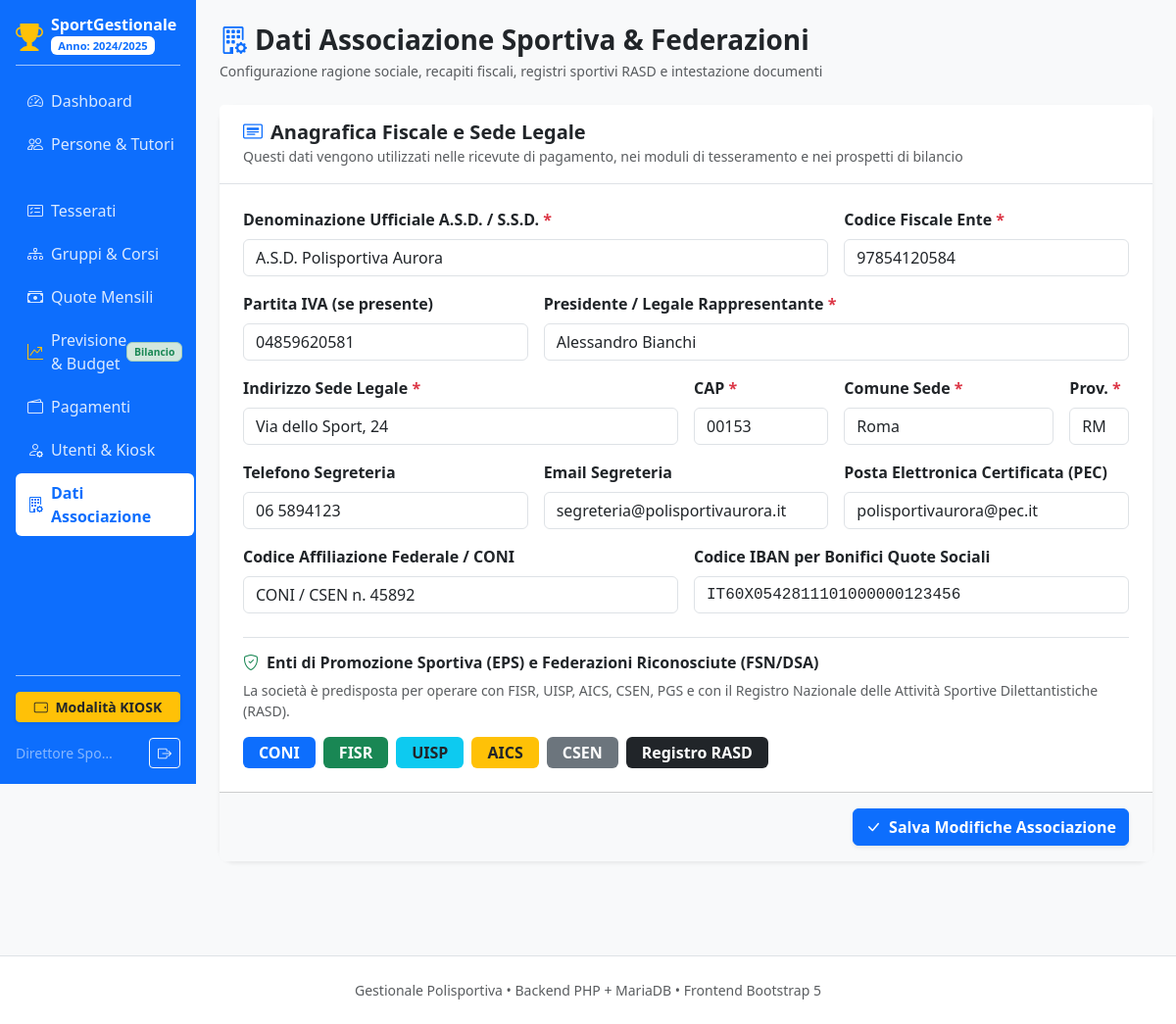
The app's page /index.php?page=associazione (signed in) with its own data.
### tables this page shows
CREATE TABLE IF NOT EXISTS `anno` (
  `id` INT AUTO_INCREMENT PRIMARY KEY,
  `anno` VARCHAR(20) NOT NULL COMMENT 'es. 2024/2025',
  `data_inizio` DATE NOT NULL,
  `data_fine` DATE NOT NULL,
  `attivo` TINYINT(1) NOT NULL DEFAULT 0 COMMENT '1 se anno corrente',
  `created_at` TIMESTAMP DEFAULT CURRENT_TIMESTAMP
);

CREATE TABLE IF NOT EXISTS `associazione` (
  `id` INT PRIMARY KEY DEFAULT 1,
  `denominazione` VARCHAR(150) NOT NULL,
  `codice_fiscale` VARCHAR(16) NOT NULL,
  `partita_iva` VARCHAR(20) NULL,
  `indirizzo` VARCHAR(150) NOT NULL,
  `cap` VARCHAR(10) NOT NULL,
  `comune` VARCHAR(80) NOT NULL,
  `provincia` VARCHAR(4) NOT NULL,
  `legale_rappresentante` VARCHAR(100) NOT NULL,
  `telefono` VARCHAR(30) NULL,
  `email` VARCHAR(120) NULL,
  `pec` VARCHAR(120) NULL,
  `codice_affiliazione` VARCHAR(80) NULL,
  `iban` VARCHAR(35) NULL,
  `updated_at` TIMESTAMP DEFAULT CURRENT_TIMESTAMP ON UPDATE CURRENT_TIMESTAMP
);

### public/index.php (called while the page is built, shortened)
<?php
require_once PATH_INCLUDES . '/auth.php';
$page = isset($_GET['page']) ? trim($_GET['page']) : 'home';
$user = getCurrentUser();
$allowedPages = [
    'home'           => 'gestionale.php',
    'gestionale'     => 'gestionale.php',
    'kiosk'          => 'kiosk.php',
    'persone'        => 'persone.php',
    'tesserati'      => 'tesserati.php',
    'gruppi'         => 'gruppi.php',
    'quote'          => 'quote.php',
    'quote_scadute'  => 'quote_scadute.php',
    'previsioni'     => 'previsioni.php',
    'pagamenti'      => 'pagamenti.php',
    'anni'           => 'anni.php',
    'utenti'         => 'utenti.php',
    'associazione'   => 'associazione.php',
    'logout'         => 'logout.php'
];
$fileToLoad = $allowedPages[$page] ?? '404.php';
$targetPath = PATH_PAGES . '/' . $fileToLoad;
require $targetPath;

### private/includes/auth.php (called while the page is built, shortened)
<?php
function getCurrentUser() {
    if (isset($_SESSION['user_id'])) {
        return [
            'id'       => $_SESSION['user_id'],
            'username' => $_SESSION['username'],
            'nome'     => $_SESSION['nome'],
            'ruolo'    => $_SESSION['ruolo'],
            'is_kiosk' => $_SESSION['is_kiosk']
        ];
    }
    return null;
}

### private/pages/associazione.php (the view)
<?php
require_once (defined('PATH_INCLUDES') ? PATH_INCLUDES : __DIR__ . '/../includes') . '/header.php';
$db = getDbConnection();
$stmt = $db->query("SELECT * FROM associazione WHERE id = 1 LIMIT 1");
$ass = $stmt->fetch() ?: [
    'denominazione' => 'A.S.D. Polisportiva Aurora',
    'codice_fiscale' => '97854120584',
    'partita_iva' => '04859620581',
    'indirizzo' => 'Via dello Sport, 24',
    'cap' => '00153',
    'comune' => 'Roma',
    'provincia' => 'RM',
    'legale_rappresentante' => 'Alessandro Bianchi',
    'telefono' => '06 5894123',
    'email' => 'segreteria@polisportivaurora.it',
    'pec' => 'polisportivaurora@pec.it',
    'codice_affiliazione' => 'FISR / CONI n. 3942',
    'iban' => 'IT60X0542811101000000123456'
];
?>
<div class="d-flex justify-content-between align-items-center mb-4 flex-wrap gap-2">
    <div>
        <h2 class="h3 fw-bold mb-1 d-flex align-items-center">
            <i class="bi bi-building-gear text-primary me-2"></i> Dati Associazione Sportiva & Federazioni
        </h2>
        <p class="text-muted small mb-0">
            Configurazione ragione sociale, recapiti fiscali, registri sportivi RASD e intestazione documenti
        </p>
    </div>
</div>
<div class="card border-0 shadow-sm rounded-4 bg-white mb-4">
    <div class="card-header bg-white border-bottom py-3 px-4">
        <h5 class="fw-bold mb-0 text-dark"><i class="bi bi-card-heading me-2 text-primary"></i>Anagrafica Fiscale e Sede Legale</h5>
        <small class="text-muted">Questi dati vengono utilizzati nelle ricevute di pagamento, nei moduli di tesseramento e nei prospetti di bilancio</small>
    </div>
    <form method="POST" action="index.php?action=salva_associazione">
        <div class="card-body p-4">
            <div class="row g-3">
                <div class="col-md-8">
                    <label class="form-label fw-bold">Denominazione Ufficiale A.S.D. / S.S.D. <span class="text-danger">*</span></label>
                    <input type="text" name="denominazione" class="form-control" value="<?= htmlspecialchars($ass['denominazione']) ?>" required>
                </div>
                <div class="col-md-4">
                    <label class="form-label fw-bold">Codice Fiscale Ente <span class="text-danger">*</span></label>
                    <input type="text" name="codice_fiscale" class="form-control" value="<?= htmlspecialchars($ass['codice_fiscale']) ?>" required>
                </div>
                <div class="col-md-4">
                    <label class="form-label fw-bold">Partita IVA (se presente)</label>
                    <input type="text" name="partita_iva" class="form-control" value="<?= htmlspecialchars($ass['partita_iva'] ?? '') ?>" placeholder="es. 04859620581">
                </div>
                <div class="col-md-8">
                    <label class="form-label fw-bold">Presidente / Legale Rappresentante <span class="text-danger">*</span></label>
                    <input type="text" name="legale_rappresentante" class="form-control" value="<?= htmlspecialchars($ass['legale_rappresentante']) ?>" required>
                </div>
                <div class="col-md-6">
                    <label class="form-label fw-bold">Indirizzo Sede Legale <span class="text-danger">*</span></label>
                    <input type="text" name="indirizzo" class="form-control" value="<?= htmlspecialchars($ass['indirizzo']) ?>" required>
                </div>
                <div class="col-md-2">
                    <label class="form-label fw-bold">CAP <span class="text-danger">*</span></label>
                    <input type="text" name="cap" class="form-control" value="<?= htmlspecialchars($ass['cap']) ?>" required>
                </div>
                <div class="col-md-3">
                    <label class="form-label fw-bold">Comune Sede <span class="text-danger">*</span></label>
                    <input type="text" name="comune" class="form-control" value="<?= htmlspecialchars($ass['comune']) ?>" required>
                </div>
                <div class="col-md-1">
                    <label class="form-label fw-bold">Prov. <span class="text-danger">*</span></label>
                    <input type="text" name="provincia" class="form-control" value="<?= htmlspecialchars($ass['provincia']) ?>" required maxlength="4">
                </div>
                <div class="col-md-4">
                    <label class="form-label fw-bold">Telefono Segreteria</label>
                    <input type="text" name="telefono" class="form-control" value="<?= htmlspecialchars($ass['telefono'] ?? '') ?>" placeholder="es. 06 1234567">
                </div>
                <div class="col-md-4">
                    <label class="form-label fw-bold">Email Segreteria</label>
                    <input type="email" name="email" class="form-control" value="<?= htmlspecialchars($ass['email'] ?? '') ?>" placeholder="es. segreteria@societa.it">
                </div>
                <div class="col-md-4">
                    <label class="form-label fw-bold">Posta Elettronica Certificata (PEC)</label>
                    <input type="email" name="pec" class="form-control" value="<?= htmlspecialchars($ass['pec'] ?? '') ?>" placeholder="es. societa@pec.it">
                </div>
                <div class="col-md-6">
                    <label class="form-label fw-bold">Codice Affiliazione Federale / CONI</label>
                    <input type="text" name="codice_affiliazione" class="form-control" value="<?= htmlspecialchars($ass['codice_affiliazione'] ?? '') ?>" placeholder="es. FISR n. 3942 / CSEN n. 45892">
                </div>
                <div class="col-md-6">
                    <label class="form-label fw-bold">Codice IBAN per Bonifici Quote Sociali</label>
                    <input type="text" name="iban" class="form-control font-monospace" value="<?= htmlspecialchars($ass['iban'] ?? '') ?>" placeholder="IT60X0542811101000000123456">
                </div>
            </div>
            <div class="mt-4 pt-3 border-top">
                <h6 class="fw-bold mb-2 text-dark"><i class="bi bi-shield-check me-2 text-success"></i>Enti di Promozione Sportiva (EPS) e Federazioni Riconosciute (FSN/DSA)</h6>
                <p class="small text-muted mb-3">La società è predisposta per operare con FISR, UISP, AICS, CSEN, PGS e con il Registro Nazionale delle Attività Sportive Dilettantistiche (RASD).</p>
                <div class="d-flex flex-wrap gap-2">
                    <span class="badge bg-primary px-3 py-2 fs-6">CONI</span>
                    <span class="badge bg-success px-3 py-2 fs-6">FISR</span>
                    <span class="badge bg-info text-dark px-3 py-2 fs-6">UISP</span>
                    <span class="badge bg-warning text-dark px-3 py-2 fs-6">AICS</span>
                    <span class="badge bg-secondary px-3 py-2 fs-6">CSEN</span>
                    <span class="badge bg-dark px-3 py-2 fs-6">Registro RASD</span>
                </div>
            </div>
        </div>
        <div class="card-footer bg-light px-4 py-3 text-end">
            <button type="submit" class="btn btn-primary fw-bold shadow-sm">
                <i class="bi bi-check-lg me-1"></i> Salva Modifiche Associazione
            </button>
        </div>
    </form>
</div>
<?php require_once (defined('PATH_INCLUDES') ? PATH_INCLUDES : __DIR__ . '/../includes') . '/footer.php'; ?>

### private/includes/header.php (shortened to what this page needs)
<?php
$headerDb = function_exists('getDbConnection') ? getDbConnection() : null;
$annoAttivo = null;
if ($headerDb) {
    try {
        $annoAttivo = $headerDb->query("SELECT * FROM anno WHERE attivo = 1 LIMIT 1")->fetch();
    } catch (Exception $e) {}
}
?>
<!DOCTYPE html>
<html lang="it">
<head>
    <link href="assets/css/bootstrap.min.css" rel="stylesheet">
    <link rel="stylesheet" href="assets/css/bootstrap-icons.min.css">
</head>
<body>
<div class="container-fluid">
    <div class="row">
        <nav class="col-md-3 col-lg-2 d-none d-md-flex flex-column sidebar p-3 sticky-top" style="height: 100vh; overflow-y: auto;">
            <div class="d-flex align-items-center gap-2 mb-3 pb-2 border-bottom border-primary-subtle">
                <i class="bi bi-trophy-fill text-warning fs-3"></i>
                <div>
                    <span class="fs-6 fw-bold text-white d-block lh-1">SportGestionale</span>
                    <span class="badge bg-white text-primary mt-1" style="font-size: 0.7rem;">Anno: <?= htmlspecialchars($annoAttivo['anno']) ?></span>
                </div>
            </div>
            <ul class="nav flex-column mb-auto">
                <li class="nav-item">
                    <a class="nav-link <?= ($page==='gestionale'?'active':'') ?>" href="index.php?page=gestionale">
                        <i class="bi bi-speedometer2 me-2"></i> Dashboard
                    </a>
                </li>
                <li class="nav-item">
                    <a class="nav-link <?= ($page==='persone'?'active':'') ?>" href="index.php?page=persone">
                        <i class="bi bi-people me-2"></i> Persone & Tutori
                    </a>
                </li>
                <li class="nav-item">
                    <a class="nav-link <?= ($page==='tesserati'?'active':'') ?>" href="index.php?page=tesserati">
                        <i class="bi bi-card-checklist me-2"></i> Tesserati
                    </a>
                </li>
                <li class="nav-item">
                    <a class="nav-link <?= ($page==='gruppi'?'active':'') ?>" href="index.php?page=gruppi">
                        <i class="bi bi-diagram-3 me-2"></i> Gruppi & Corsi
                    </a>
                </li>
                <li class="nav-item">
                    <a class="nav-link <?= ($page==='quote'||$page==='quote_scadute'?'active':'') ?>" href="index.php?page=quote">
                        <i class="bi bi-cash-stack me-2"></i> Quote Mensili
                    </a>
                </li>
                <li class="nav-item">
                    <a class="nav-link <?= ($page==='previsioni'?'active':'') ?>" href="index.php?page=previsioni">
                        <i class="bi bi-graph-up-arrow me-2 text-warning"></i> Previsione & Budget
                        <span class="badge bg-success-subtle text-success border border-success-subtle ms-auto" style="font-size: 0.65rem;">Bilancio</span>
                    </a>
                </li>
                <li class="nav-item">
                    <a class="nav-link <?= ($page==='pagamenti'?'active':'') ?>" href="index.php?page=pagamenti">
                        <i class="bi bi-wallet2 me-2"></i> Pagamenti
                    </a>
                </li>
                <li class="nav-item">
                    <a class="nav-link <?= ($page==='utenti'?'active':'') ?>" href="index.php?page=utenti">
                        <i class="bi bi-person-gear me-2"></i> Utenti & Kiosk
                    </a>
                </li>
                <li class="nav-item">
                    <a class="nav-link <?= ($page==='associazione'?'active':'') ?>" href="index.php?page=associazione">
                        <i class="bi bi-building-gear me-2"></i> Dati Associazione
                    </a>
                </li>
            </ul>
            <div class="pt-3 border-top border-primary-subtle d-flex flex-column gap-2">
                <a href="index.php?page=kiosk" class="btn btn-warning text-dark fw-bold btn-sm shadow-sm w-100">
                    <i class="bi bi-tablet-landscape me-1"></i> Modalità KIOSK
                </a>
                <div class="d-flex justify-content-between align-items-center text-white-50 small mt-2">
                    <span class="text-truncate" style="max-width: 100px;"><?= htmlspecialchars($user['nome'] ?? 'Utente') ?></span>
                    <a href="index.php?page=logout" class="btn btn-outline-light btn-sm" title="Disconnetti"><i class="bi bi-box-arrow-right"></i></a>
                </div>
            </div>
        </nav>
        <main class="col-md-9 col-lg-10 ms-sm-auto px-md-4 py-4">

### private/includes/header.php (style rules this page uses)
body { background-color: #f8f9fa; }
.sidebar { min-height: 100vh; background-color: #0d6efd; color: #fff; }
.sidebar .nav-link { color: rgba(255, 255, 255, 0.85); border-radius: 0.375rem; padding: 0.5rem 0.75rem; margin-bottom: 0.25rem; display: flex; align-items: center; }
.sidebar .nav-link:hover, .sidebar .nav-link.active { color: #fff; background-color: rgba(255, 255, 255, 0.2); }
.sidebar .nav-link.active { background-color: #fff; color: #0d6efd !important; font-weight: 600; }

### records on screen
anno: anno "2024/2025"
associazione: denominazione "A.S.D. Polisportiva Aurora", codice_fiscale "97854120584", partita_iva "04859620581", legale_rappresentante "Alessandro Bianchi", indirizzo "Via dello Sport, 24", cap "00153", comune "Roma", provincia "RM", telefono "06 5894123", email "segreteria@polisportivaurora.it", pec "polisportivaurora@pec.it", codice_affiliazione "CONI / CSEN n. 45892", iban "IT60X0542811101000000123456"

### other values on screen
$user['nome'] "Direttore Spo…"
